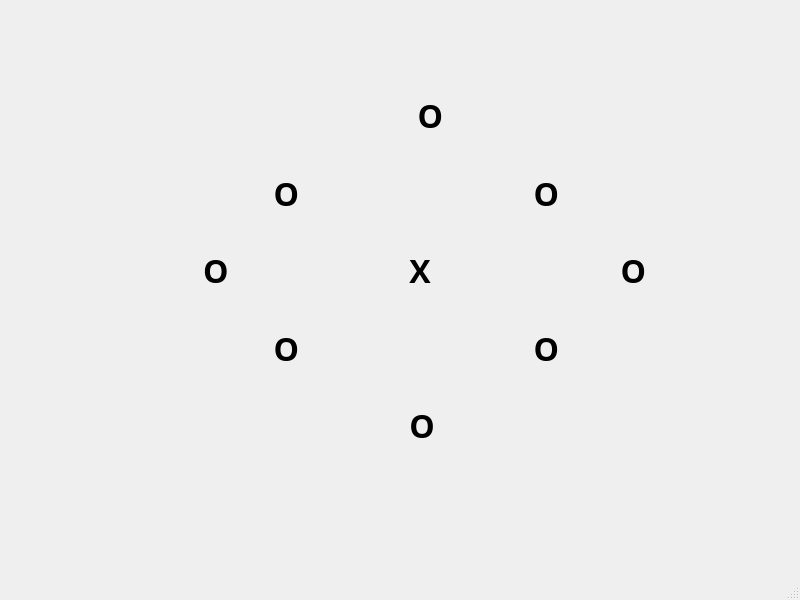
<?xml version="1.0" encoding="UTF-8"?>
<ui version="4.0">
 <class>MainWindow</class>
 <widget class="QMainWindow" name="MainWindow">
  <property name="geometry">
   <rect>
    <x>0</x>
    <y>0</y>
    <width>800</width>
    <height>600</height>
   </rect>
  </property>
  <property name="windowTitle">
   <string>MainWindow</string>
  </property>
  <property name="tabShape">
   <enum>QTabWidget::Triangular</enum>
  </property>
  <widget class="QWidget" name="centralwidget">
   <widget class="QWidget" name="gridLayoutWidget">
    <property name="geometry">
     <rect>
      <x>120</x>
      <y>80</y>
      <width>601</width>
      <height>381</height>
     </rect>
    </property>
    <layout class="QGridLayout" name="gridLayout">
     <item row="2" column="5" colspan="2">
      <widget class="QLabel" name="label_52">
       <property name="font">
        <font>
         <family>Romantic</family>
         <pointsize>24</pointsize>
         <weight>75</weight>
         <bold>true</bold>
        </font>
       </property>
       <property name="mouseTracking">
        <bool>false</bool>
       </property>
       <property name="text">
        <string>        O</string>
       </property>
       <property name="scaledContents">
        <bool>true</bool>
       </property>
       <property name="wordWrap">
        <bool>false</bool>
       </property>
      </widget>
     </item>
     <item row="2" column="0" colspan="2">
      <widget class="QLabel" name="label_39">
       <property name="font">
        <font>
         <family>Romantic</family>
         <pointsize>24</pointsize>
         <weight>75</weight>
         <bold>true</bold>
        </font>
       </property>
       <property name="mouseTracking">
        <bool>false</bool>
       </property>
       <property name="text">
        <string>          O</string>
       </property>
       <property name="scaledContents">
        <bool>true</bool>
       </property>
       <property name="wordWrap">
        <bool>false</bool>
       </property>
      </widget>
     </item>
     <item row="0" column="2" colspan="3">
      <widget class="QLabel" name="label_34">
       <property name="font">
        <font>
         <family>Romantic</family>
         <pointsize>24</pointsize>
         <weight>75</weight>
         <bold>true</bold>
        </font>
       </property>
       <property name="mouseTracking">
        <bool>false</bool>
       </property>
       <property name="text">
        <string>               O</string>
       </property>
       <property name="scaledContents">
        <bool>true</bool>
       </property>
       <property name="wordWrap">
        <bool>false</bool>
       </property>
      </widget>
     </item>
     <item row="3" column="1" colspan="2">
      <widget class="QLabel" name="label_38">
       <property name="font">
        <font>
         <family>Romantic</family>
         <pointsize>24</pointsize>
         <weight>75</weight>
         <bold>true</bold>
        </font>
       </property>
       <property name="mouseTracking">
        <bool>false</bool>
       </property>
       <property name="text">
        <string>        O</string>
       </property>
       <property name="scaledContents">
        <bool>true</bool>
       </property>
       <property name="wordWrap">
        <bool>false</bool>
       </property>
      </widget>
     </item>
     <item row="3" column="4" colspan="2">
      <widget class="QLabel" name="label_40">
       <property name="font">
        <font>
         <family>Romantic</family>
         <pointsize>24</pointsize>
         <weight>75</weight>
         <bold>true</bold>
        </font>
       </property>
       <property name="mouseTracking">
        <bool>false</bool>
       </property>
       <property name="text">
        <string>        O</string>
       </property>
       <property name="scaledContents">
        <bool>true</bool>
       </property>
       <property name="wordWrap">
        <bool>false</bool>
       </property>
      </widget>
     </item>
     <item row="4" column="2" colspan="3">
      <widget class="QLabel" name="label_57">
       <property name="font">
        <font>
         <family>Romantic</family>
         <pointsize>24</pointsize>
         <weight>75</weight>
         <bold>true</bold>
        </font>
       </property>
       <property name="mouseTracking">
        <bool>false</bool>
       </property>
       <property name="text">
        <string>              O</string>
       </property>
       <property name="scaledContents">
        <bool>true</bool>
       </property>
       <property name="wordWrap">
        <bool>false</bool>
       </property>
      </widget>
     </item>
     <item row="1" column="1" colspan="2">
      <widget class="QLabel" name="label_37">
       <property name="font">
        <font>
         <family>Romantic</family>
         <pointsize>24</pointsize>
         <weight>75</weight>
         <bold>true</bold>
        </font>
       </property>
       <property name="mouseTracking">
        <bool>false</bool>
       </property>
       <property name="text">
        <string>        O</string>
       </property>
       <property name="scaledContents">
        <bool>true</bool>
       </property>
       <property name="wordWrap">
        <bool>false</bool>
       </property>
      </widget>
     </item>
     <item row="1" column="4" colspan="2">
      <widget class="QLabel" name="label_51">
       <property name="font">
        <font>
         <family>Romantic</family>
         <pointsize>24</pointsize>
         <weight>75</weight>
         <bold>true</bold>
        </font>
       </property>
       <property name="mouseTracking">
        <bool>false</bool>
       </property>
       <property name="text">
        <string>        O</string>
       </property>
       <property name="scaledContents">
        <bool>true</bool>
       </property>
       <property name="wordWrap">
        <bool>false</bool>
       </property>
      </widget>
     </item>
     <item row="2" column="2" colspan="3">
      <widget class="QLabel" name="label">
       <property name="font">
        <font>
         <family>Romantic</family>
         <pointsize>24</pointsize>
         <weight>75</weight>
         <bold>true</bold>
        </font>
       </property>
       <property name="text">
        <string>              X</string>
       </property>
      </widget>
     </item>
    </layout>
   </widget>
  </widget>
  <widget class="QMenuBar" name="menubar">
   <property name="geometry">
    <rect>
     <x>0</x>
     <y>0</y>
     <width>800</width>
     <height>21</height>
    </rect>
   </property>
  </widget>
  <widget class="QStatusBar" name="statusbar"/>
 </widget>
 <resources/>
 <connections/>
</ui>
